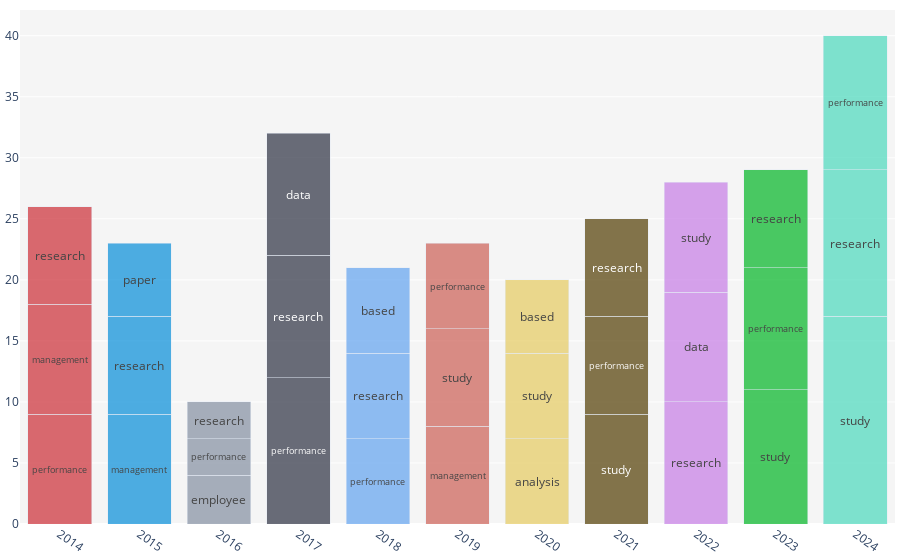

Notebook code for this chart:
### Code cell
# Arguments: view              = 'notebook', 'browser' ('notebook' -> To plot in your prefered Notebook App. 'browser' -> To plot in your prefered browser window);
#            key               = 'abs', 'title', 'jou, 'kwa', or 'kwp';
#            stop_words        = A list of stopwords to clean the corpus. ['ar', 'bn', 'bg', 'cs', 'en', 'fi', 'fr', 'de', 'el', 'hi', 'he', 'hu', 'it', 'ja', 'ko',  'mr', 'fa', 'pl', 'pt-br', 'ro', 'ru', 'es', 'sv', 'sk', 'zh', 'th', 'uk'];
#                                'ar' = Arabic; 'bn' = Bengali; 'bg' = Bulgarian; 'cs' = Czech; 'en' = English; 'fi' = Finnish; 'fr' = French; 'de' = German; 'el' = Greek; 'he' = Hebrew;'hi' = Hindi; 'hu' = Hungarian; 'it' = Italian;
#                                'ja' = Japanese; 'ko' = Korean; 'mr' =  Marathi; 'fa' =  Persian; 'pl' =  Polish; 'pt-br' = Potuguese-Brazilian; 'ro' = Romanian; 'ru' = Russian; 'es' =  Spanish; 'sk' = Slovak; 'sv' = Swedish;
#                                'zh' = Chinese; 'th' = Thai; 'uk' = Ukrainian
#            rmv_custom_words  = A list of custom stopwords to clean the corpus;
#            topn              = Total number entities;
#            txt_font_size     = Font size of the text inside the bins;
#            start             = Start Year; -1 = all years
#            end               = End Year;   -1 = all years
bibfile.plot_evolution_year(view             = 'notebook',
                            stop_words       = ['en'],
                            rmv_custom_words = [],
                            key              = 'abs',
                            topn             = 3,
                            txt_font_size    = 12,
                            start            = 2014,
                            end              = 2024)

### Figure 1 — Plotly figure (JSON) as saved in the notebook; plotly's stock layout.template omitted (floating-point values rounded to 4 significant figures)
{"data": [{"hoverinfo": "text", "hovertext": ["performance (9)", "management (9)", "research (8)"], "insidetextanchor": "middle", "marker": {"color": "rgba(204,45,53,0.7)"}, "text": ["performance", "management", "research"], "textangle": 0, "textfont": {"size": 12}, "type": "bar", "x": [2014, 2014, 2014], "y": [9, 9, 8]}, {"hoverinfo": "text", "hovertext": ["management (9)", "research (8)", "paper (6)"], "insidetextanchor": "middle", "marker": {"color": "rgba(5,142,217,0.7)"}, "text": ["management", "research", "paper"], "textangle": 0, "textfont": {"size": 12}, "type": "bar", "x": [2015, 2015, 2015], "y": [9, 8, 6]}, {"hoverinfo": "text", "hovertext": ["employee (4)", "performance (3)", "research (3)"], "insidetextanchor": "middle", "marker": {"color": "rgba(132,143,162,0.7)"}, "text": ["employee", "performance", "research"], "textangle": 0, "textfont": {"size": 12}, "type": "bar", "x": [2016, 2016, 2016], "y": [4, 3, 3]}, {"hoverinfo": "text", "hovertext": ["performance (12)", "research (10)", "data (10)"], "insidetextanchor": "middle", "marker": {"color": "rgba(45,49,66,0.7)"}, "text": ["performance", "research", "data"], "textangle": 0, "textfont": {"size": 12}, "type": "bar", "x": [2017, 2017, 2017], "y": [12, 10, 10]}, {"hoverinfo": "text", "hovertext": ["performance (7)", "research (7)", "based (7)"], "insidetextanchor": "middle", "marker": {"color": "rgba(98,163,240,0.7)"}, "text": ["performance", "research", "based"], "textangle": 0, "textfont": {"size": 12}, "type": "bar", "x": [2018, 2018, 2018], "y": [7, 7, 7]}, {"hoverinfo": "text", "hovertext": ["management (8)", "study (8)", "performance (7)"], "insidetextanchor": "middle", "marker": {"color": "rgba(204,95,84,0.7)"}, "text": ["management", "study", "performance"], "textangle": 0, "textfont": {"size": 12}, "type": "bar", "x": [2019, 2019, 2019], "y": [8, 8, 7]}, {"hoverinfo": "text", "hovertext": ["analysis (7)", "study (7)", "based (6)"], "insidetextanchor": "middle", "marker": {"color": "rgba(230,203,96,0.7)"}, "text": ["analysis", "study", "based"], "textangle": 0, "textfont": {"size": 12}, "type": "bar", "x": [2020, 2020, 2020], "y": [7, 7, 6]}, {"hoverinfo": "text", "hovertext": ["study (9)", "performance (8)", "research (8)"], "insidetextanchor": "middle", "marker": {"color": "rgba(82,61,2,0.7)"}, "text": ["study", "performance", "research"], "textangle": 0, "textfont": {"size": 12}, "type": "bar", "x": [2021, 2021, 2021], "y": [9, 8, 8]}, {"hoverinfo": "text", "hovertext": ["research (10)", "data (9)", "study (9)"], "insidetextanchor": "middle", "marker": {"color": "rgba(198,124,230,0.7)"}, "text": ["research", "data", "study"], "textangle": 0, "textfont": {"size": 12}, "type": "bar", "x": [2022, 2022, 2022], "y": [10, 9, 9]}, {"hoverinfo": "text", "hovertext": ["study (11)", "performance (10)", "research (8)"], "insidetextanchor": "middle", "marker": {"color": "rgba(0,181,36,0.7)"}, "text": ["study", "performance", "research"], "textangle": 0, "textfont": {"size": 12}, "type": "bar", "x": [2023, 2023, 2023], "y": [11, 10, 8]}, {"hoverinfo": "text", "hovertext": ["study (17)", "research (12)", "performance (11)"], "insidetextanchor": "middle", "marker": {"color": "rgba(74,217,189,0.7)"}, "text": ["study", "research", "performance"], "textangle": 0, "textfont": {"size": 12}, "type": "bar", "x": [2024, 2024, 2024], "y": [17, 12, 11]}], "layout": {"barmode": "stack", "hovermode": "closest", "margin": {"b": 10, "l": 5, "r": 5, "t": 10}, "plot_bgcolor": "#f5f5f5", "showlegend": false, "xaxis": {"showticklabels": true, "tickangle": 35, "type": "category"}}}
